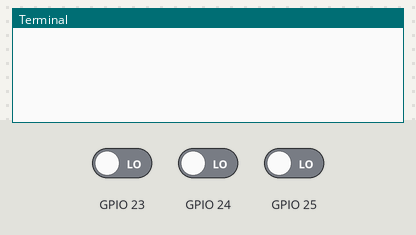
The program below on a simulated Raspberry Pi (BCM pin numbers). Parts: the last lines printed to the terminal. Inputs (shaded band) come from the test bench; at power-on: GPIO 23 LOW, GPIO 24 LOW, GPIO 25 LOW.

Above: at 1.2 s.
1.3 s: GPIO 23 driven HIGH
At 2.5 s:
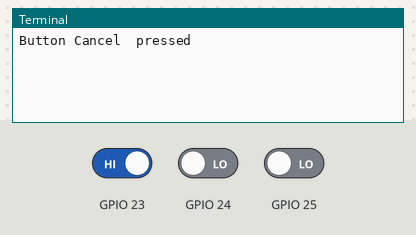
2.8 s: GPIO 24 driven HIGH
At 3.9 s:
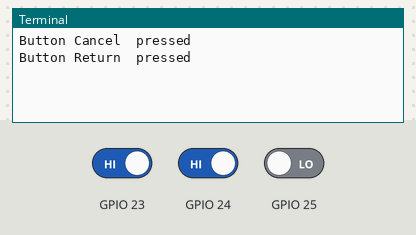
4.3 s: GPIO 25 driven HIGH
At 5.0 s:
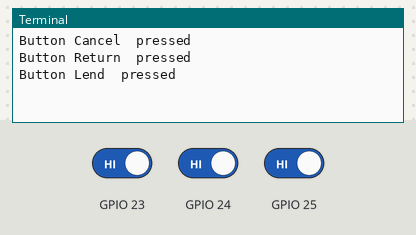

Measured:
- after the input at 1.3 s, the terminal: prints a new line at once (image 1)
- after the input at 2.8 s, the terminal: prints a new line at once (image 2)
- after the input at 4.3 s, the terminal: prints a new line at once (image 3)

The program:

button1.py
```python
#!/usr/bin/python
# ButtonPress sample w/ 3 tact switches at GPIO#25,24,23
#
from __future__ import print_function
import time
import RPi.GPIO as GPIO
import shlex
import subprocess

# Button List
pins = {
    25: { # GPIO Pin number
        'name': 'Lend',  # Button name/function
        'value': False,  # Current state
        'edge':  False,  # Whether my state has just changed or not
    },
    24: {
        'name': 'Return',
        'value': False,
        'edge':  False,
    },
    23: {
        'name': 'Cancel',
        'value': False,
        'edge':  False,
    },
}

# Setup GPIO pins as Input
GPIO.setmode(GPIO.BCM)
[GPIO.setup(p, GPIO.IN) for p in pins.keys()]

while True:
    for p in pins.keys():
        current = GPIO.input(p)
        if current != pins[p]['value']:
            pins[p]['value'] = current
            pins[p]['edge'] = True
        else:
            pins[p]['edge'] = False

        if pins[p]['edge'] == True and pins[p]['value'] == True:
            print('Button', pins[p]['name'] ,' pressed')
```
